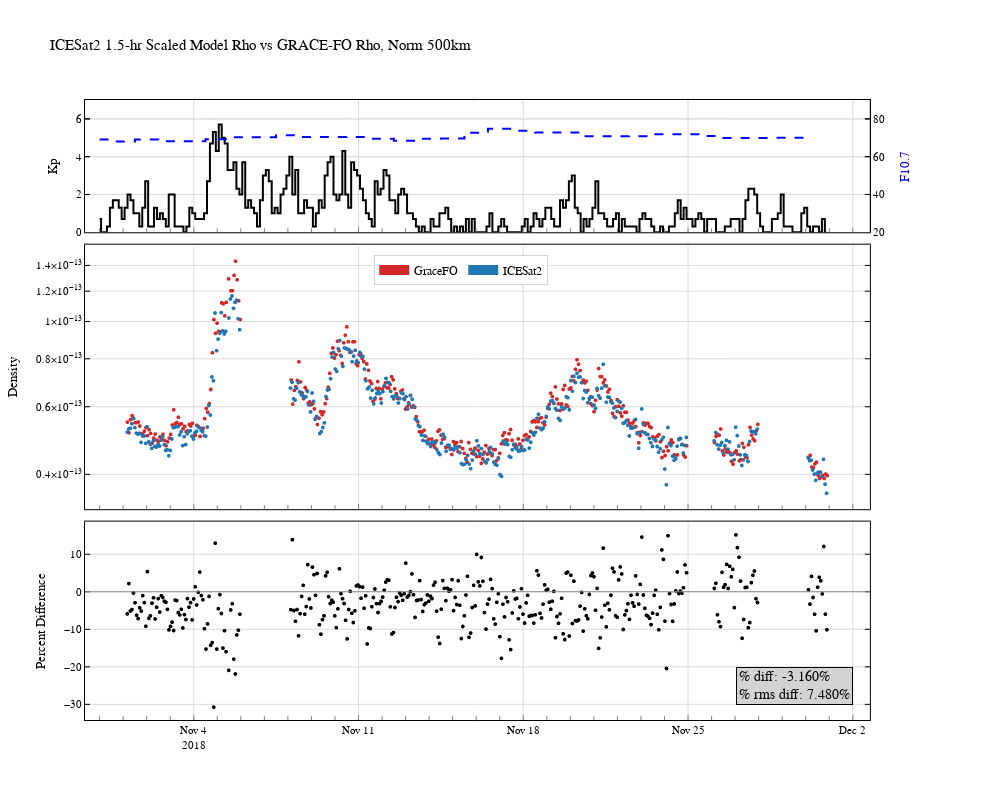

The notebook cell saved with this chart:
### Code cell
# fig = make_subplots(rows=1, cols=1)
fig = make_subplots(rows=3, cols=1, row_heights=[0.2, 0.4, 0.3],#,0.2],
                    specs=[[{"secondary_y": True}],
                           [{"secondary_y": False}],
#                            [{"secondary_y": False}],
                           [{"secondary_y": False}]],
                           shared_xaxes=True,
                           vertical_spacing=0.02)

fig.add_trace(go.Scatter(x=solar_fluxes['date'],
                           y=solar_fluxes['f107d_earth'],
                           name= 'F107d_1AU',
                           mode='lines',
                           opacity=1,
                           line = dict(shape = 'hvh',dash='dash', color = 'blue', width=2),
                           showlegend=False),
                           secondary_y=True,row=1, col=1)

fig.add_trace(go.Scatter(x=solar_fluxes['date_3hr'],
                           y=solar_fluxes['kp_expand'],
                           name= 'Kp',
                           mode='lines',
                           opacity=1,
                           line = dict(shape = 'hvh', color = 'black', width=2),
                           showlegend=False),
                           secondary_y=False,row=1, col=1) 



fig.add_trace(go.Scattergl(x= perc_stat['gfo_time'],
                            y=perc_stat['gfo_denorbavg'],
                            name=f'GFO_500km',
                            mode='markers',
                            opacity=1,
                            marker=dict( size=4, color="#d62728" ),
                            showlegend=False),
                            row=2, col=1)

fig.add_trace(go.Scattergl(x=perc_stat['ice_time'],
                            y=perc_stat['ice_denorbavg'],
                            name=f'D500_icesat2',
                            mode='markers',
                            opacity=1,
                            marker=dict( size=4, color="#1f77b4"),
                            showlegend=False),
                            row=2, col=1)



fig.add_trace(go.Scattergl(x=perc_stat['time_midpoint'],
                            y=perc_stat['percdiff_log'],
#                             name=f'D500_icesat2',
                            mode='markers',
                            opacity=1,
                            marker=dict( size=4, color='black'),
                            showlegend=False),
                            row=3, col=1)
# window_size = 50
# i = 0
# # Initialize an empty list to store moving averages
# moving_averages = []
# # Loop through the array to consider
# # every window of size 3
# while i < len(perc_stat['percdiff_log']) - window_size + 1:
#     # Store elements from i to i+window_size
#     # in list to get the current window
#     window = perc_stat['percdiff_log'][i : i + window_size]
#     # Calculate the average of current window
#     window_average = round(sum(window) / window_size, 2)
#     # Store the average of current
#     # window in moving average list
#     moving_averages.append(window_average)
#     # Shift window to right by one position
#     i += 1
fig.add_hline(y=0, line = dict(dash='solid', color = 'grey', width=1), row=3, col=1)
# fig.add_trace(go.Scattergl(x=perc_stat['time_midpoint'],
#                             y=moving_averages,
#                             mode='markers+lines',
#                             opacity=1,
#                             marker=dict( size=2, color="#ff7f0e"),
#                             showlegend=False),
#                             row=3, col=1)
N = len(perc_stat['ratio'])
sum_log = 0
sum_log2 = 0
for i in range(N):
    sum_log  += np_log(perc_stat['ratio'][i])
    sum_log2 += np_log(perc_stat['ratio'][i])**2
#         np_exp((1/N)*perc_stat['percdiff_log2'])-1 )*100
per_diff_log     = 100* (np_exp( (1/N)*sum_log  )-1)
per_rms_diff_log = 100* (np_exp( np.sqrt((1/N)*(sum_log2))  )-1)
print(f"% difference in log space:     % {per_diff_log:6.3f}")
print(f"% RMS difference in log space: % {per_rms_diff_log:6.3f}")

# fig.add_annotation(
#                 y= .28,
#                 x= .8,
#                 xref="paper", yref="paper",
#                 showarrow=False,
#                 # text="dZ Night = "+str(np.round(deltaZ_night,2))+" km", 
#                 text=f"% diff: {str(np.round(per_diff_log,2))}%", 
#                 align = 'left',
#                 valign = 'top',
# #                 bgcolor='lightgrey',
# #                 bordercolor="blue",
#                 borderwidth=1,
#                 borderpad=2,
#                 font=dict(family='Arial',size=18,color="black"),
#                 )
fig.add_annotation(
                y= .025,
                x= .92,
                xref="paper", yref="paper",
                showarrow=False,
                text=f"% diff: {per_diff_log:05.3f}% <br>% rms diff: {per_rms_diff_log:05.3f}%", 
                align = 'left',
                valign = 'bottom',
                bgcolor='lightgrey',
                bordercolor='black',
                borderwidth=1,
                borderpad=2,
                font=dict(family='Arial',size=14,color="black"),
                )


print(np.mean(perc_stat['percdiff_log']))



#### FANCY LEGEND ################################################################
modelnames=[]
modelcolors = []
modelnames.append("GraceFO")
modelcolors.append("#d62728")
modelnames.append("ICESat2")
modelcolors.append('#1f77b4')
df_leg = pd.DataFrame({"starts_colors": modelcolors})
fig.update_traces(showlegend=False).add_traces(
    [   go.Scattergl(name=modelnames[i],
               x=[pd.to_datetime( "181107-000000", format='%y%m%d-%H%M%S')],
               mode='lines',
               line = dict(shape = 'hv',  width=10),
               marker_color=c,
               showlegend=True)
        for i,c in enumerate((df_leg.loc[:,["starts_colors"]].values.ravel()))])
## Legend Control
fig.update_layout(legend=dict(
    yanchor="top",
    y=.75,
    xanchor="center",
    x=.45,
    orientation="h",
        font=dict(family='Arial',size=12,color='black'),
        bgcolor="white",
        bordercolor="darkgrey",
        borderwidth=0.5,)  )
################################################################################


### UPDATE AXES 
fig.update_yaxes(title_text="Kp", 
                 exponentformat= 'power',
                 range=[0,7],
                 secondary_y=False,
                 row=1, col=1)
fig.update_yaxes(title_text="F10.7", 
                 exponentformat= 'power',
                 range=[20,90],
                 secondary_y=True,
                 tickfont=dict(color="blue"),
                 titlefont=dict(color="blue"),
                 row=1, col=1)
################################################################################

### SYLIZE LEGEND 
font_dict=dict(family='Arial',size=11,color='black')
## automate the specification of the axes for subplots
rownum, colnum = fig._get_subplot_rows_columns()
for i in rownum:
    if len(rownum)==1:
        L_ticklabel = False
    else:
        if i < len(rownum):
            L_ticklabel = False
        else:
            L_ticklabel = True
    fig.update_xaxes(### LINE at axis border
                      showline=True,
                      showticklabels=L_ticklabel,
#                       tickformat= '%m/%d',
                      linecolor='black',
                      linewidth=1,
                     ### Major ticks
                      ticks='inside',
                      tickfont=font_dict,
                      mirror=True,
#                       tickwidth=2,
#                       ticklen=9,
                      tickcolor='grey',
#                       tick0="2018-11-9" ,
#                       dtick=86400000.0*1,    # milliseconds in a day, every 7 days
                      #### Minor Ticks
                       minor=dict(
                         dtick=86400000.0, # milliseconds in a day
                         tickwidth=1,
                         ticklen=4,
                         tickcolor='grey',
                         ticks='inside'),
                      ### GRID
                       gridcolor='gainsboro',
                       gridwidth=1,
                       layer='above traces',
                       tickangle=0,
                       row=i, col=1)
    fig.update_yaxes(showline=True,      # add line at x=0
                         showticklabels=True,
                         linecolor='black',  # line color
                         linewidth=1,        # line size
                     ticks='inside',     # ticks outside axis
                     tickfont=font_dict, # tick label font
                     mirror='allticks',  # add ticks to top/right axes
                     tickwidth=1,      # tick width
                     tickcolor='black',  # tick color
                     gridcolor='gainsboro',
                     gridwidth=1,
                     layer='above traces',
                     row=i, col=1)


# fig.update_xaxes(range=[pd.to_datetime( "181101-000000", format='%y%m%d-%H%M%S'),
#                         pd.to_datetime( "181130-000000", format='%y%m%d-%H%M%S')],row=1, col=1)


fig.update_yaxes(title_text="Density", 
                 type="log", 
                 exponentformat= 'power',row=2, col=1)
fig.update_yaxes(title_text="Percent Difference", 
                minor=dict(dtick=10, tickwidth=1,ticklen=4,tickcolor='grey',ticks='inside'),
                 exponentformat= 'power',row=3, col=1)
# fig.update_yaxes(title_text="Ratio (GFO/ICE)", 
#                 minor=dict(dtick=0.25, tickwidth=1,ticklen=4,tickcolor='grey',ticks='inside'),
#                  exponentformat= 'power',row=4, col=1)


fig.update_layout(title=f"ICESat2 {scale_cadence}-hr Scaled Model Rho vs GRACE-FO Rho, Norm 500km",
                  autosize=False,    width=1000,    height=800,
                  legend= {'itemsizing': 'trace'},
                  font=font_dict, plot_bgcolor='white', 
                 )

fig.show(config=config)

### Figure 1 — Plotly figure (JSON) as saved in the notebook; plotly's stock layout.template omitted (floating-point values rounded to 4 significant figures; data arrays with more than 128 entries replaced by an {"elided": "..."} marker saying what was removed)
{"data": [{"line": {"color": "blue", "dash": "dash", "shape": "hvh", "width": 2}, "mode": "lines", "name": "F107d_1AU", "opacity": 1, "showlegend": false, "type": "scatter", "x": ["2018-10-31T00:00:00", "2018-11-01T00:00:00", "2018-11-02T00:00:00", "2018-11-03T00:00:00", "2018-11-04T00:00:00", "2018-11-05T00:00:00", "2018-11-06T00:00:00", "2018-11-07T00:00:00", "2018-11-08T00:00:00", "2018-11-09T00:00:00", "2018-11-10T00:00:00", "2018-11-11T00:00:00", "2018-11-12T00:00:00", "2018-11-13T00:00:00", "2018-11-14T00:00:00", "2018-11-15T00:00:00", "2018-11-16T00:00:00", "2018-11-17T00:00:00", "2018-11-18T00:00:00", "2018-11-19T00:00:00", "2018-11-20T00:00:00", "2018-11-21T00:00:00", "2018-11-22T00:00:00", "2018-11-23T00:00:00", "2018-11-24T00:00:00", "2018-11-25T00:00:00", "2018-11-26T00:00:00", "2018-11-27T00:00:00", "2018-11-28T00:00:00", "2018-11-29T00:00:00", "2018-11-30T00:00:00"], "xaxis": "x", "y": [69.06, 68.08, 69.13, 68.15, 68.19, 69.24, 70.29, 70.33, 71.38, 70.4, 70.43, 70.47, 69.48, 68.49, 69.54, 69.57, 72.68, 74.76, 73.76, 72.77, 72.8, 70.78, 70.81, 70.84, 71.89, 71.92, 70.92, 69.91, 69.94, 69.96, 69.99], "yaxis": "y2"}, {"line": {"color": "black", "shape": "hvh", "width": 2}, "mode": "lines", "name": "Kp", "opacity": 1, "showlegend": false, "type": "scatter", "x": {"elided": "248 str values"}, "xaxis": "x", "y": {"elided": "248 float values"}, "yaxis": "y"}, {"marker": {"color": "#d62728", "size": 4}, "mode": "markers", "name": "GFO_500km", "opacity": 1, "showlegend": false, "type": "scattergl", "x": {"elided": "372 str values"}, "xaxis": "x2", "y": {"elided": "372 float values"}, "yaxis": "y3"}, {"marker": {"color": "#1f77b4", "size": 4}, "mode": "markers", "name": "D500_icesat2", "opacity": 1, "showlegend": false, "type": "scattergl", "x": {"elided": "372 str values"}, "xaxis": "x2", "y": {"elided": "372 float values"}, "yaxis": "y3"}, {"marker": {"color": "black", "size": 4}, "mode": "markers", "opacity": 1, "showlegend": false, "type": "scattergl", "x": {"elided": "372 str values"}, "xaxis": "x3", "y": {"elided": "372 float values"}, "yaxis": "y4"}, {"line": {"shape": "hv", "width": 10}, "marker": {"color": "#d62728"}, "mode": "lines", "name": "GraceFO", "showlegend": true, "type": "scattergl", "x": ["2018-11-07T00:00:00"]}, {"line": {"shape": "hv", "width": 10}, "marker": {"color": "#1f77b4"}, "mode": "lines", "name": "ICESat2", "showlegend": true, "type": "scattergl", "x": ["2018-11-07T00:00:00"]}], "layout": {"annotations": [{"align": "left", "bgcolor": "lightgrey", "bordercolor": "black", "borderpad": 2, "borderwidth": 1, "font": {"color": "black", "family": "Arial", "size": 14}, "showarrow": false, "text": "% diff: -3.160% <br>% rms diff: 7.480%", "valign": "bottom", "x": 0.92, "xref": "paper", "y": 0.025, "yref": "paper"}], "autosize": false, "font": {"color": "black", "family": "Arial", "size": 11}, "height": 800, "legend": {"bgcolor": "white", "bordercolor": "darkgrey", "borderwidth": 0.5, "font": {"color": "black", "family": "Arial", "size": 12}, "itemsizing": "trace", "orientation": "h", "x": 0.45, "xanchor": "center", "y": 0.75, "yanchor": "top"}, "plot_bgcolor": "white", "shapes": [{"line": {"color": "grey", "dash": "solid", "width": 1}, "type": "line", "x0": 0, "x1": 1, "xref": "x3 domain", "y0": 0, "y1": 0, "yref": "y4"}], "title": {"text": "ICESat2 1.5-hr Scaled Model Rho vs GRACE-FO Rho, Norm 500km"}, "width": 1000, "xaxis": {"anchor": "y", "domain": [0, 0.94], "gridcolor": "gainsboro", "gridwidth": 1, "layer": "above traces", "linecolor": "black", "linewidth": 1, "matches": "x3", "minor": {"dtick": 86400000, "tickcolor": "grey", "ticklen": 4, "ticks": "inside", "tickwidth": 1}, "mirror": true, "showline": true, "showticklabels": false, "tickangle": 0, "tickcolor": "grey", "tickfont": {"color": "black", "family": "Arial", "size": 11}, "ticks": "inside"}, "xaxis2": {"anchor": "y3", "domain": [0, 0.94], "gridcolor": "gainsboro", "gridwidth": 1, "layer": "above traces", "linecolor": "black", "linewidth": 1, "matches": "x3", "minor": {"dtick": 86400000, "tickcolor": "grey", "ticklen": 4, "ticks": "inside", "tickwidth": 1}, "mirror": true, "showline": true, "showticklabels": false, "tickangle": 0, "tickcolor": "grey", "tickfont": {"color": "black", "family": "Arial", "size": 11}, "ticks": "inside"}, "xaxis3": {"anchor": "y4", "domain": [0, 0.94], "gridcolor": "gainsboro", "gridwidth": 1, "layer": "above traces", "linecolor": "black", "linewidth": 1, "minor": {"dtick": 86400000, "tickcolor": "grey", "ticklen": 4, "ticks": "inside", "tickwidth": 1}, "mirror": true, "showline": true, "showticklabels": true, "tickangle": 0, "tickcolor": "grey", "tickfont": {"color": "black", "family": "Arial", "size": 11}, "ticks": "inside"}, "yaxis": {"anchor": "x", "domain": [0.7867, 1], "exponentformat": "power", "gridcolor": "gainsboro", "gridwidth": 1, "layer": "above traces", "linecolor": "black", "linewidth": 1, "mirror": "allticks", "range": [0, 7], "showline": true, "showticklabels": true, "tickcolor": "black", "tickfont": {"color": "black", "family": "Arial", "size": 11}, "ticks": "inside", "tickwidth": 1, "title": {"text": "Kp"}}, "yaxis2": {"anchor": "x", "exponentformat": "power", "gridcolor": "gainsboro", "gridwidth": 1, "layer": "above traces", "linecolor": "black", "linewidth": 1, "mirror": "allticks", "overlaying": "y", "range": [20, 90], "showline": true, "showticklabels": true, "side": "right", "tickcolor": "black", "tickfont": {"color": "black", "family": "Arial", "size": 11}, "ticks": "inside", "tickwidth": 1, "title": {"font": {"color": "blue"}, "text": "F10.7"}}, "yaxis3": {"anchor": "x2", "domain": [0.34, 0.7667], "exponentformat": "power", "gridcolor": "gainsboro", "gridwidth": 1, "layer": "above traces", "linecolor": "black", "linewidth": 1, "mirror": "allticks", "showline": true, "showticklabels": true, "tickcolor": "black", "tickfont": {"color": "black", "family": "Arial", "size": 11}, "ticks": "inside", "tickwidth": 1, "title": {"text": "Density"}, "type": "log"}, "yaxis4": {"anchor": "x3", "domain": [0, 0.32], "exponentformat": "power", "gridcolor": "gainsboro", "gridwidth": 1, "layer": "above traces", "linecolor": "black", "linewidth": 1, "minor": {"dtick": 10, "tickcolor": "grey", "ticklen": 4, "ticks": "inside", "tickwidth": 1}, "mirror": "allticks", "showline": true, "showticklabels": true, "tickcolor": "black", "tickfont": {"color": "black", "family": "Arial", "size": 11}, "ticks": "inside", "tickwidth": 1, "title": {"text": "Percent Difference"}}}}
